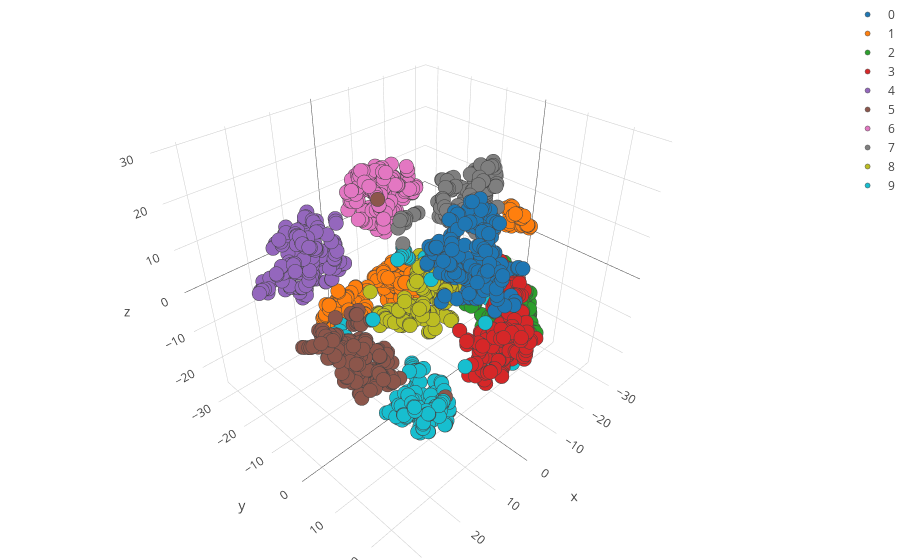

Write notebook code for a chart like this one.
### Code cell
traces = []
for label in unique_labels:
    ind = np.where(labels==label)
    coords = dict(
        x=data_tsne[ind, 0].ravel(),
        y=data_tsne[ind, 1].ravel()
    )
    if ndims == 3:
        coords['z'] = data_tsne[ind, 2].ravel()

    ids = labels[ind];

    trace = scatterClass(
        name=label.strip(),
        mode='markers',
        marker=dict(
            size=5,
            line=dict(
                width=0.5
            ),
            opacity=1
        ),
        text=ids,
        **coords
    )
    traces.append(trace)
layout = go.Layout(
    hovermode='closest',
    title=plot_title,
    margin=dict(
        l=0,
        r=0,
        b=0,
        t=0
    )
)


fig = go.Figure(data=traces, layout=layout)
iplot(fig, filename=plot_title, show_link = True)

### Figure 1 — Plotly figure (JSON) as saved in the notebook; plotly's stock layout.template omitted (floating-point values rounded to 4 significant figures; data arrays with more than 128 entries replaced by an {"elided": "..."} marker saying what was removed)
{"data": [{"marker": {"line": {"width": 0.5}, "opacity": 1, "size": 5}, "mode": "markers", "name": "0", "text": {"elided": "178 str values"}, "type": "scatter3d", "uid": "8580ff85-8bd5-44f6-a1c0-872673211ac7", "x": {"elided": "178 float values"}, "y": {"elided": "178 float values"}, "z": {"elided": "178 float values"}}, {"marker": {"line": {"width": 0.5}, "opacity": 1, "size": 5}, "mode": "markers", "name": "1", "text": {"elided": "182 str values"}, "type": "scatter3d", "uid": "a9b54cd0-be51-466c-8e27-8ae68f4905db", "x": {"elided": "182 float values"}, "y": {"elided": "182 float values"}, "z": {"elided": "182 float values"}}, {"marker": {"line": {"width": 0.5}, "opacity": 1, "size": 5}, "mode": "markers", "name": "2", "text": {"elided": "177 str values"}, "type": "scatter3d", "uid": "8ef3931f-21bf-4840-bedb-0776616ca7f4", "x": {"elided": "177 float values"}, "y": {"elided": "177 float values"}, "z": {"elided": "177 float values"}}, {"marker": {"line": {"width": 0.5}, "opacity": 1, "size": 5}, "mode": "markers", "name": "3", "text": {"elided": "183 str values"}, "type": "scatter3d", "uid": "42825904-793e-43ce-a7d2-2687810e03f5", "x": {"elided": "183 float values"}, "y": {"elided": "183 float values"}, "z": {"elided": "183 float values"}}, {"marker": {"line": {"width": 0.5}, "opacity": 1, "size": 5}, "mode": "markers", "name": "4", "text": {"elided": "181 str values"}, "type": "scatter3d", "uid": "384dbfe4-05aa-4777-8485-79bd07a6025f", "x": {"elided": "181 float values"}, "y": {"elided": "181 float values"}, "z": {"elided": "181 float values"}}, {"marker": {"line": {"width": 0.5}, "opacity": 1, "size": 5}, "mode": "markers", "name": "5", "text": {"elided": "182 str values"}, "type": "scatter3d", "uid": "7def090b-3402-4949-b31c-6aa94b25f16e", "x": {"elided": "182 float values"}, "y": {"elided": "182 float values"}, "z": {"elided": "182 float values"}}, {"marker": {"line": {"width": 0.5}, "opacity": 1, "size": 5}, "mode": "markers", "name": "6", "text": {"elided": "181 str values"}, "type": "scatter3d", "uid": "34f17b29-2861-43cf-8418-d29e0a42ed59", "x": {"elided": "181 float values"}, "y": {"elided": "181 float values"}, "z": {"elided": "181 float values"}}, {"marker": {"line": {"width": 0.5}, "opacity": 1, "size": 5}, "mode": "markers", "name": "7", "text": {"elided": "179 str values"}, "type": "scatter3d", "uid": "5f3fd4fd-273d-4e78-b8db-fcbe8baf79ae", "x": {"elided": "179 float values"}, "y": {"elided": "179 float values"}, "z": {"elided": "179 float values"}}, {"marker": {"line": {"width": 0.5}, "opacity": 1, "size": 5}, "mode": "markers", "name": "8", "text": {"elided": "174 str values"}, "type": "scatter3d", "uid": "0c440057-1699-4373-a471-0fff5399fb6f", "x": {"elided": "174 float values"}, "y": {"elided": "174 float values"}, "z": {"elided": "174 float values"}}, {"marker": {"line": {"width": 0.5}, "opacity": 1, "size": 5}, "mode": "markers", "name": "9", "text": {"elided": "180 str values"}, "type": "scatter3d", "uid": "ffb19eca-94e1-4fa4-86dd-179c949d06b3", "x": {"elided": "180 float values"}, "y": {"elided": "180 float values"}, "z": {"elided": "180 float values"}}], "layout": {"hovermode": "closest", "margin": {"b": 0, "l": 0, "r": 0, "t": 0}, "title": {"text": "Visualise.html"}}}
